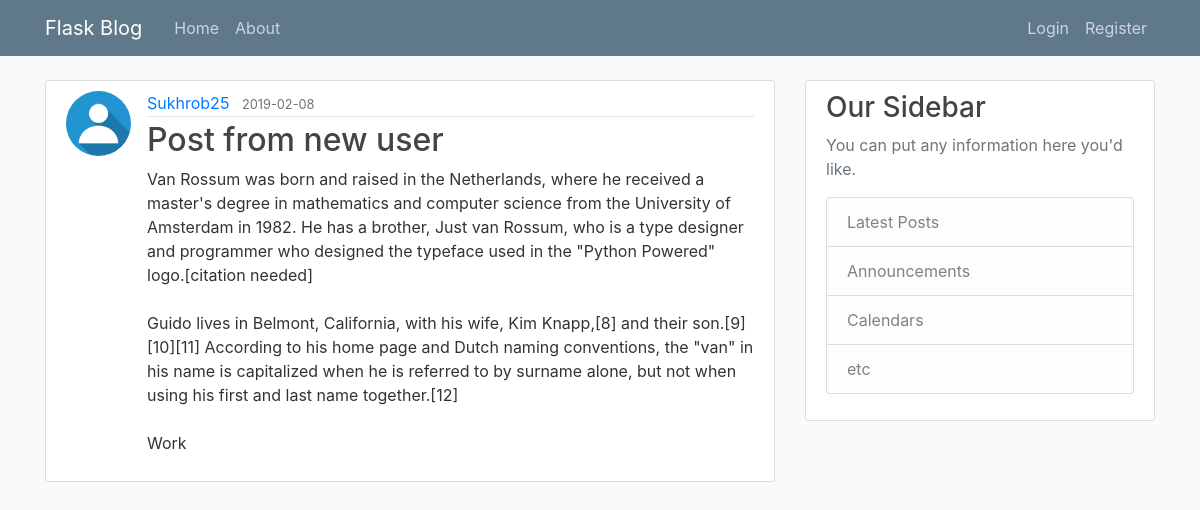
/post/12, run on an earlier commit of the app's database.
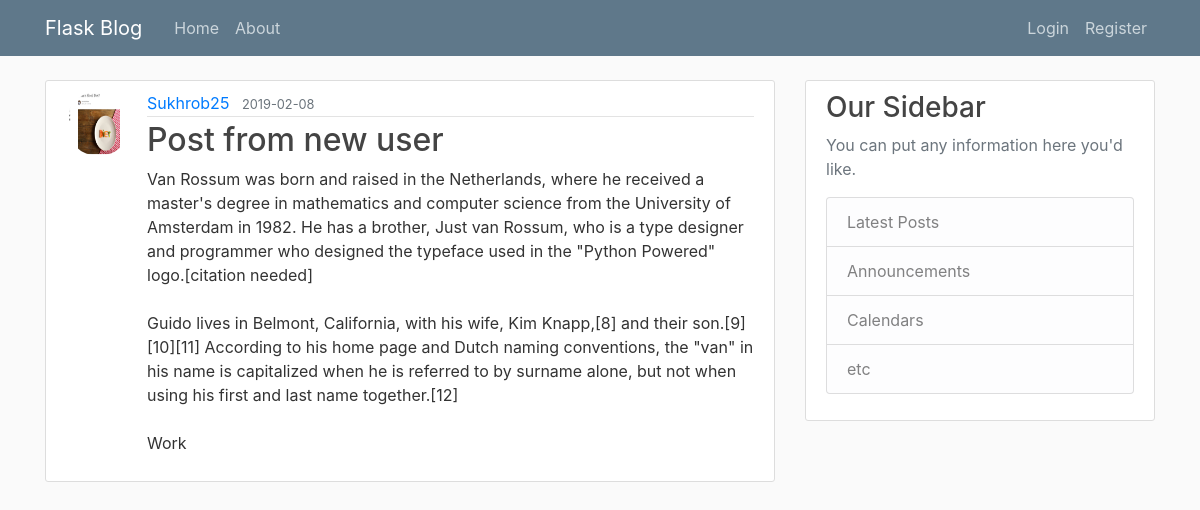
And on a later commit of the database.
### flaskblog/models.py (models this page shows, shortened)
class User(db.Model, UserMixin):
    id = db.Column(db.Integer, primary_key=True)
    username = db.Column(db.String(20), unique=True, nullable=False)
    email = db.Column(db.String(120), unique=True, nullable=False)
    password = db.Column(db.String(60), nullable=False)
    image_file = db.Column(db.String(20), nullable=False,
                           default='default.jpg')
    Posts = db.relationship('Post', backref='author', lazy=True)

### flaskblog/posts/routes.py (the view)
@posts.route("/post/<int:post_id>")
def post(post_id):
    post = Post.query.get_or_404(post_id)
    return render_template('post.html', title=post.title, post=post)

### flaskblog/templates/post.html (shortened to what this page needs)
{% extends "layout.html" %}
{% block content %}
    <article class="media content-section">
        <img class="rounded-circle article-img" src="{{ url_for('static', filename='profile_pics/' + post.author.image_file) }}">
        <div class="media-body">
            <div class="article-metadata">
                <a class="mr-2" href="{{ url_for('users.user_posts', username=post.author.username) }}">{{ post.author.username }}</a>
                <small class="text-muted">{{ post.date_posted.strftime('%Y-%m-%d') }}</small>
            </div>
            <h2 class="article-title">{{ post.title }}</h2>
            <p class="article-content">{{ post.content }}</p>
        </div>
    </article>
{% endblock content %}

What changed in the data, as far as the page shows it:
changed User "Sukhrob25": image_file: picture added in place of a placeholder
